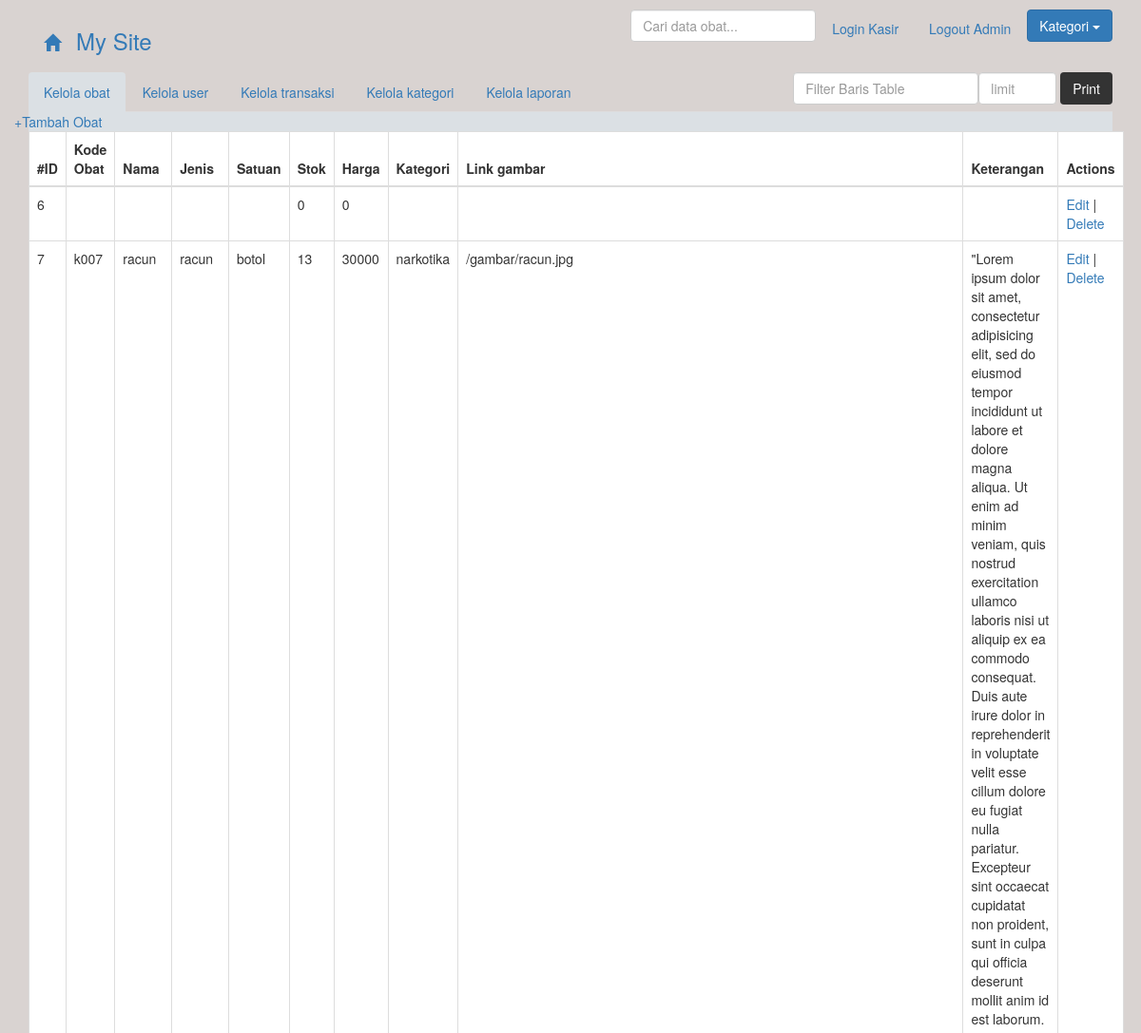
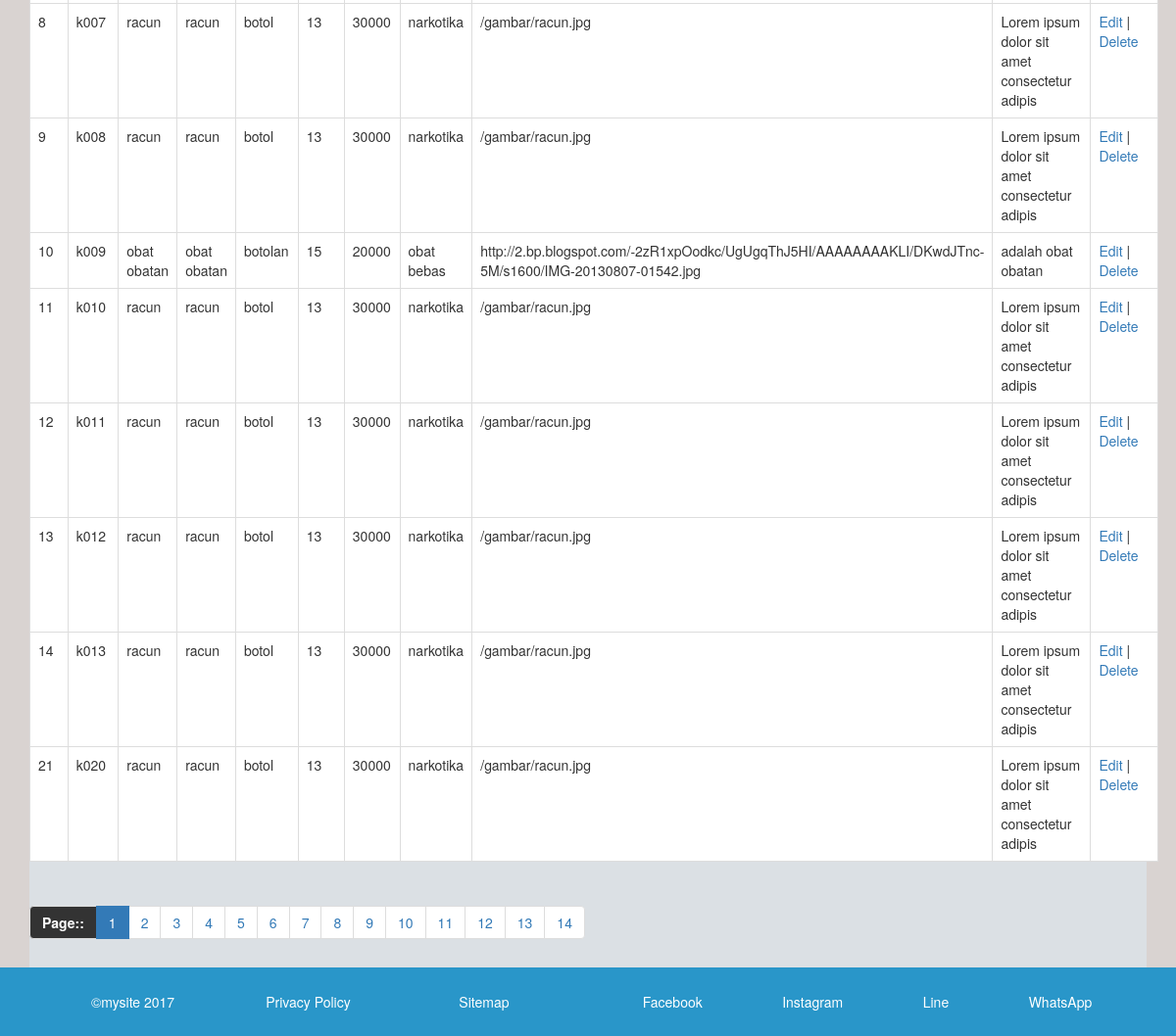
The page /admin.php (signed in) on the database its author committed (2 pictures, top to bottom).
### tables this page shows
CREATE TABLE `obat` (
  `id` int(11) NOT NULL,
  `kode_obat` text NOT NULL,
  `nama` varchar(100) NOT NULL,
  `jenis` varchar(100) NOT NULL,
  `satuan` varchar(100) NOT NULL,
  `stok` int(100) NOT NULL,
  `harga` int(100) NOT NULL,
  `gambar` text NOT NULL,
  `kategori` varchar(100) NOT NULL,
  `keterangan` text NOT NULL
);

### koneksi.php (called while the page is built, shortened)
<?php
include "presets.php";
$presets = new presets("db_apotek11", "root", "");
 ?>

### presets.php (called while the page is built, shortened)
<?php
class presets
{
  public $data;
  function __construct($dbname, $dbuser, $dbpass){
    $this->dbname = $dbname; $this->dbuser = $dbuser; $this->dbpass = $dbpass;
  }
  function koneksi(){
    try {
      $this->pdo = new PDO("mysql:host=localhost;dbname=$this->dbname", $this->dbuser, $this->dbpass);
      return $this->pdo;
    } catch (PDOException $e) {
    }
  }
function show($table, $column, $mulai, $batas, $sort = "ASC"){
  $this->sql = "select * from $table ORDER BY $column $sort LIMIT $mulai,$batas";
  $this->query = $this->koneksi()->query($this->sql);
  if ($this->query) {
    while($this->row = $this->query->fetch(PDO::FETCH_OBJ)){
      $this->data[] = $this->row;
    }
    return $this->data;
  }
}
function paginationAll($table){
  $this->sql = "select * from $table";
  $this->query = $this->koneksi()->query($this->sql);
  if ($this->query) {
    $this->data = $this->query->rowCount();
    return $this->data;
  }else {
    return "Gagal mengambil jumlah pagination";
  }
}
}
 ?>

### admin.php (the view, shortened to what this page needs)
<?php include "header.php"; include 'loginex.php';?>
<?php
$action = $_GET["action"];
$page = $_GET["page"];
$limit = $_GET["limit"];
$baris = ($page * $limit) - $limit;
if(!isset($action)){
  $obat = "active";
}
 ?>
    <div class="container">
      <div class="row">
        <div class="col-md-12">
          <ul class="nav nav-tabs">
            <li><a href="#kelola_obat" data-toggle="tab" data-action="obat" data-filter="#obat_f" data-c="2" class="<?php echo $action == "obat"?$class:"";?> active" data-transaksi-p="#obat_p">Kelola obat</a></li>
            <li><a href="#kelola_user" data-toggle="tab" data-action="user"  data-filter="#user_f" data-c="1" class="<?php echo $action == "user"?$class:"";?>" data-transaksi-p="#user_p">Kelola user</a></li>
            <li><a href="#kelola_transaksi" data-toggle="tab" data-action="transaksi"  data-filter="#transaksi_f" data-c="1" class="<?php echo $action == "transaksi"?$class:"";?>" data-transaksi-p="#transaksi_p">Kelola transaksi</a></li>
            <li><a href="#kelola_kategori" data-toggle="tab" data-action="kategori"  data-filter="#kategori_f" data-c="1" class="<?php echo $action == "kategori"?$class:"";?>" data-transaksi-p="#kategori_p">Kelola kategori</a></li>
            <li><a href="#kelola_laporan" data-toggle="tab" data-action="laporan"   data-filter="#laporan_f" data-c="1" class="<?php echo $action == "laporan"?$class:"";?>"  data-transaksi-p="#laporan_p">Kelola laporan</a></li>
            <li class="pull-right">
              <form class="form-inline pull-left">
                 <div class="form-group">
                  <input type="text" name="search" id="filter" class="form-control" placeholder="Filter Baris Table">
                </div>
              </form>
                <form class="limit_f form-inline pull-right" method="get">
                <div class="form-group">
                  <input id="limit" type="number" name="limit" step="5" value="<?php echo $_GET["limit"]; ?>" placeholder="limit" class="form-control limit_i col-md-6" max="250" min="5"required>
                </div>
                <div class="form-group">
                  <button type="button" name="button" class="btn bgcolor-black white fright" id="print">Print</button>
                </div>
              </form>
            </li>
          </ul>
        </div>
      </div>
<div class="row">
  <div class="col-md-12">
    <div class="tab-content">
<div class="tab-pane <?php echo $action == "obat"?$class:""; echo $obat;?>" id="kelola_obat">
  <div class="row">
    <a href="tambah_obat.php" target="_blank">+Tambah Obat</a>
    <div class="col-md-12" id="obat_p">
<?php
if (!isset($action)) {
  $data = $presets->show("obat", "id", 0, 10);
}elseif ($action == "obat") {
  $data = $presets->show("obat", "id", $baris, $limit);
}else {
  $data = $presets->show("obat", "id", 0, 10);
}
echo <<<EOD
<table class="table table-responsive table-hover table-bordered bgcolor-white" id="obat_f">
<thead>
<tr><th>#ID</th><th>Kode Obat</th> <th>Nama</th> <th>Jenis</th> <th>Satuan</th> <th>Stok</th>
<th>Harga</th> <th>Kategori</th> <th>Link gambar</th> <th>Keterangan</th> <th>Actions</th>
</thead>
<tbody>
EOD;
foreach ($data as $key => $value) {
echo <<<EOD
<tr>
<td>$value->id</td><td>$value->kode_obat</td><td>$value->nama</td><td>$value->jenis</td><td>$value->satuan</td>
<td>$value->stok</td><td>$value->harga</td><td>$value->kategori</td><td>$value->gambar</td> <td>$value->keterangan</td> <td><a href="edit_obat.php?action=edit&kode_obat=$value->kode_obat&id=$value->id" target="_blank">Edit</a> | <a href="#"class="delete" data-action-d="obat" data-delete="$value->id">Delete</a></td>
</tr>
EOD;
}
echo "</tbody></table>";
?>
  </div>
</div>
<div class="row">
  <div class="col-md-12">
    <ul class="pagination padding5">
      <li><a class="page-caption"><b>Page::</b></a></li>
      <?php
      $data = $presets->paginationAll("obat");
      $action = $_GET["action"];
      $limit = $_GET["limit"];
      if (!isset($action)) {
        $limit = 10;
        $action = "obat";
      }
      $jumlah = ceil($data / $limit);
      $page = $_GET["page"];
      if(!isset($page)){
        $page=1;
      }
      for ($i=1; $i <= $jumlah; $i++) {
        if($page == $i && $action == "obat"){
          echo "<li  class=active><a href=?action=obat&page=$i&limit=$limit>$i</a></li>";
        }else {
          echo "<li><a href=?action=obat&page=$i&limit=$limit>$i</a></li>";
        }
      }
      ?>
    </ul>
  </div>
</div>
</div>
   </div>
  </div>
</div>
</div>
<?php include 'footer.php'; ?>

### rows shown on the page
obat: id "6", stok "0", harga "0"
obat: id "7", kode_obat "k007", nama "racun", jenis "racun", satuan "botol", stok "13", harga "30000", kategori "narkotika", gambar "/gambar/racun.jpg", keterangan "\"Lorem ipsum dolor sit amet, consectetur adipisicing elit, sed do eiusmod tempor incididunt ut labore et dolore magna aliqua. Ut enim ad minim veniam, quis nostrud exercitation ullamco laboris nisi ut aliquip ex ea commodo consequat. Duis aute irure dolor in reprehenderit in voluptate velit esse cillum dolore eu fugiat nulla pariatur. Excepteur sint occaecat cupidatat non proident, sunt in culpa qui officia deserunt mollit anim id est laborum."
obat: id "8", kode_obat "k007", nama "racun", jenis "racun", satuan "botol", stok "13", harga "30000", kategori "narkotika", gambar "/gambar/racun.jpg", keterangan "Lorem ipsum dolor sit amet consectetur adipis"
obat: id "9", kode_obat "k008", nama "racun", jenis "racun", satuan "botol", stok "13", harga "30000", kategori "narkotika", gambar "/gambar/racun.jpg", keterangan "Lorem ipsum dolor sit amet consectetur adipis"
obat: id "10", kode_obat "k009", nama "obat obatan", jenis "obat obatan", satuan "botolan", stok "15", harga "20000", kategori "obat bebas", gambar "http://2.bp.blogspot.com/-2zR1xpOodkc/UgUgqThJ5HI/AAAAAAAAKLI/DKwdJTnc-5M/s1600/IMG-20130807-01542.jpg", keterangan "adalah obat obatan"
obat: id "11", kode_obat "k010", nama "racun", jenis "racun", satuan "botol", stok "13", harga "30000", kategori "narkotika", gambar "/gambar/racun.jpg", keterangan "Lorem ipsum dolor sit amet consectetur adipis"
obat: id "12", kode_obat "k011", nama "racun", jenis "racun", satuan "botol", stok "13", harga "30000", kategori "narkotika", gambar "/gambar/racun.jpg", keterangan "Lorem ipsum dolor sit amet consectetur adipis"
obat: id "13", kode_obat "k012", nama "racun", jenis "racun", satuan "botol", stok "13", harga "30000", kategori "narkotika", gambar "/gambar/racun.jpg", keterangan "Lorem ipsum dolor sit amet consectetur adipis"
obat: id "14", kode_obat "k013", nama "racun", jenis "racun", satuan "botol", stok "13", harga "30000", kategori "narkotika", gambar "/gambar/racun.jpg", keterangan "Lorem ipsum dolor sit amet consectetur adipis"
obat: id "21", kode_obat "k020", nama "racun", jenis "racun", satuan "botol", stok "13", harga "30000", kategori "narkotika", gambar "/gambar/racun.jpg", keterangan "Lorem ipsum dolor sit amet consectetur adipis"
